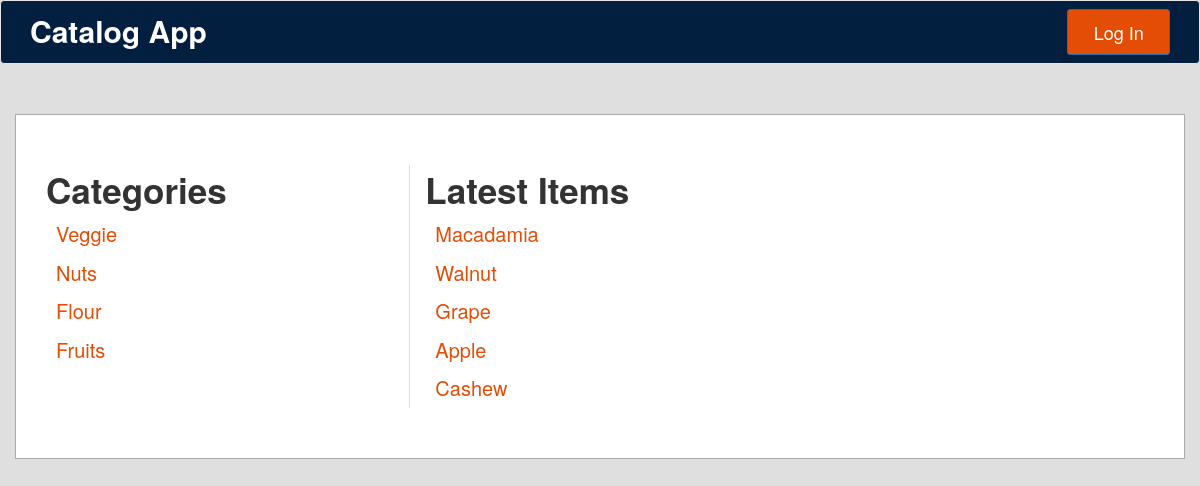
The page /categories on the database as committed earlier.
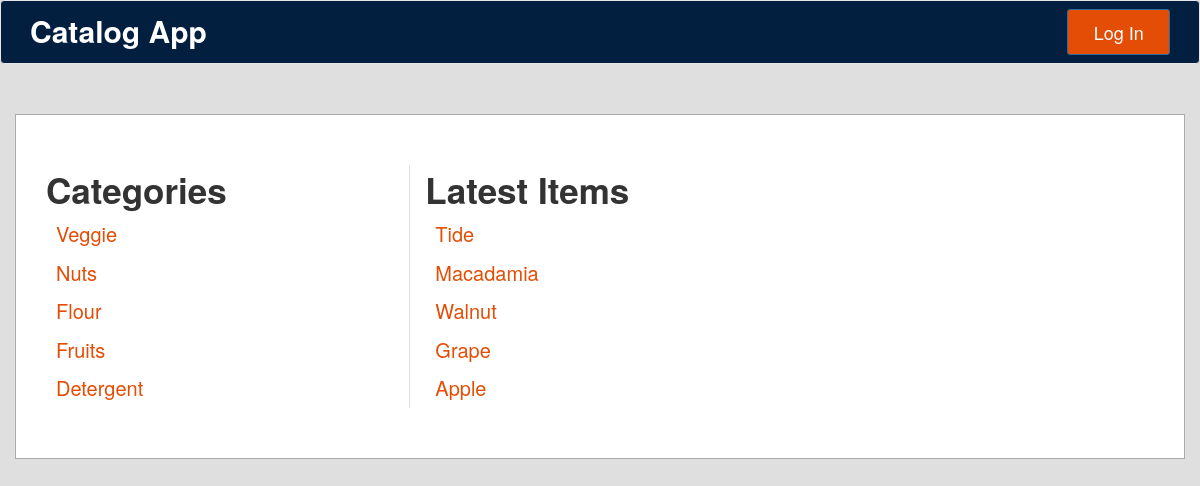
The same page on the database as committed later.
### database_setup.py (models this page shows, shortened)
class Category(Base):
    __tablename__ = 'category'
    id = Column(Integer, primary_key=True)
    name = Column(String(250), nullable=False)
    user_id = Column(Integer, ForeignKey('user.id'))
    user = relationship(User)

class CatalogItem(Base):
    __tablename__ = 'catalog_item'
    name = Column(String(80), nullable=False)
    id = Column(Integer, primary_key=True)
    description = Column(String(250))
    price = Column(String(8))
    category_id = Column(Integer, ForeignKey('category.id'))
    category = relationship(
        "Category", backref=backref("catalog_items", cascade="all, delete"))
    user_id = Column(Integer, ForeignKey('user.id'))
    user = relationship(User)

### application.py (the view)
@app.route('/')
@app.route('/categories')
def showCatalog():
    extracted_categories = session.query(Category).all()
    items = session.query(CatalogItem).order_by(asc(CatalogItem.name))
    latest_items = session.query(CatalogItem)\
        .order_by(desc(CatalogItem.id)).limit(5).all()
    quantity = items.count()
    if 'username' not in login_session:
        return render_template('public_catalog.html',
                               groceries=extracted_categories,
                               latest_items=latest_items)
    else:
        return render_template('catalog.html',
                               groceries=extracted_categories,
                               latest_items=latest_items)

### templates/public_catalog.html
{% extends "main.html" %}
{% block categories %}
Categories
{% for groceryitem in groceries %}
    <li class="category-link"><a href="{{url_for('showCatalogItems', category_id=groceryitem.id)}}"> {{groceryitem.name | title}} </a></li>
{% endfor %}
{% endblock %}
{% block content %}
Latest Items
<br>
{% for item_i in latest_items %}
    <li class="category-link"><a href="{{url_for('showCatalogItemDescription', category_id = item_i.category_id, catalog_item_id = item_i.id)}}"> {{item_i.name | title}} </a></li>
{% endfor %}
{% endblock %}

Rows that differ between the two databases and show on the page:
no longer on this page (row unchanged): CatalogItem: name "Cashew"
added Category: name "Detergent"
added CatalogItem: name "Tide"
